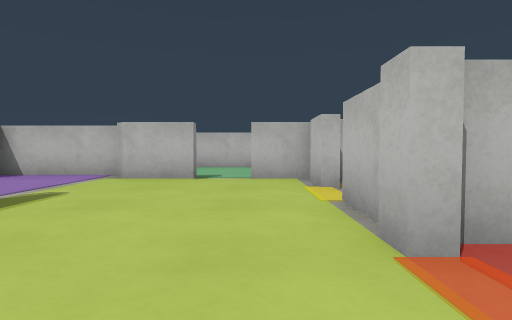
View 1 (above)

17 first-person views from a walk through a robot-simulator world made for Gazebo. The camera is 0.61 m above the floor, tilts 2° down and sees 80° across. The floor is counted in squares, 1 m on a side. Each view is taken from the middle of a square. On the plan, view 1 faces up. The plan holds only what a view shows up to about 9 squares ahead; the rest is blank.

View 2
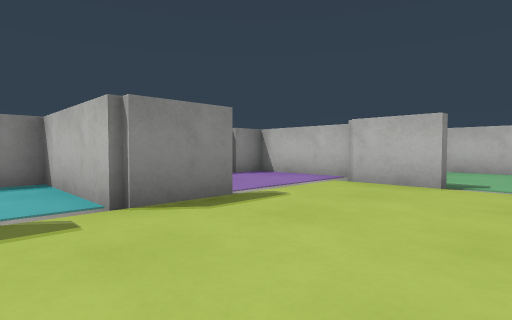

View 3
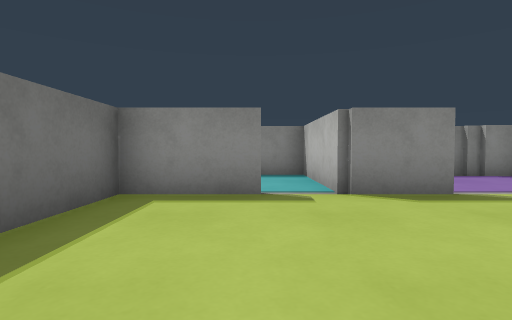

View 4
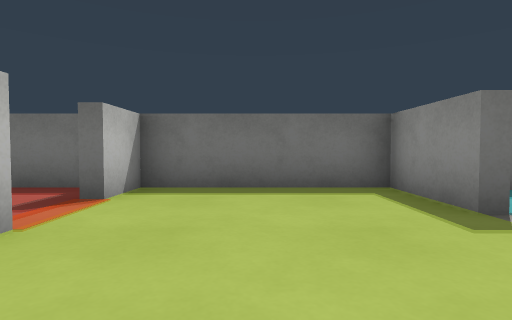

View 5
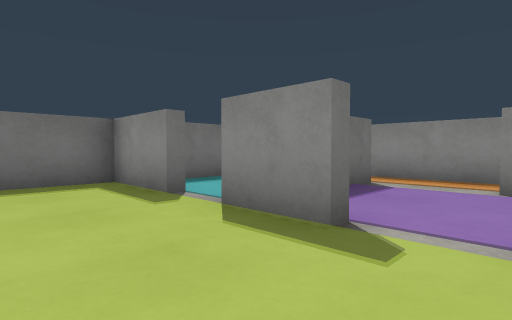

View 6
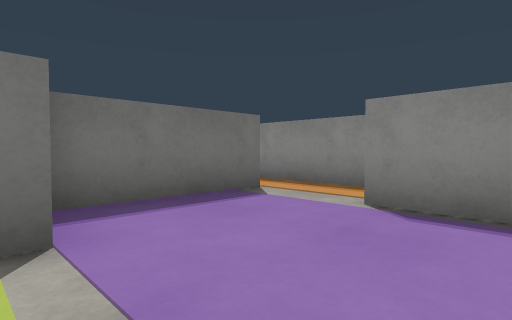

View 7
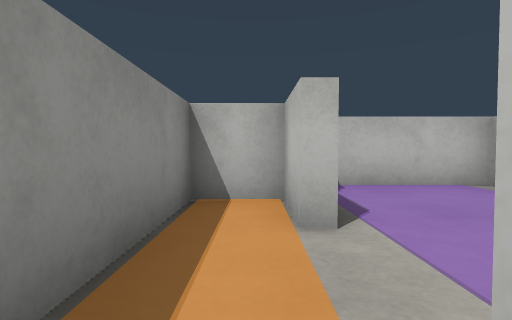

View 8
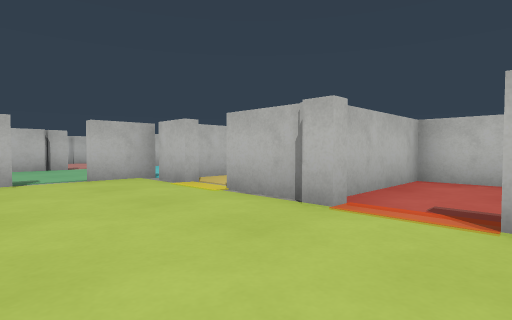

View 9
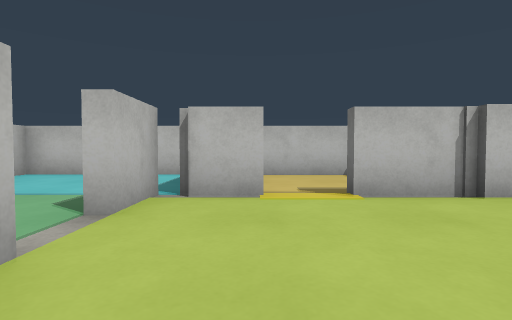

View 10
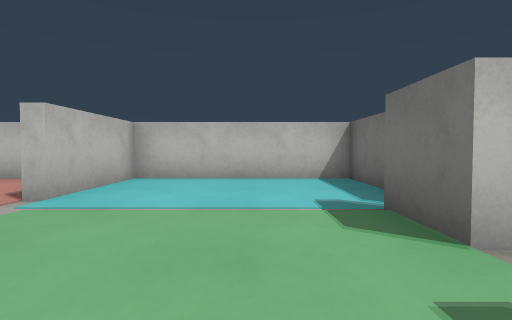

View 11
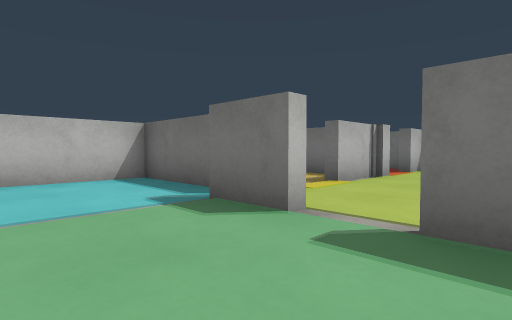

View 12
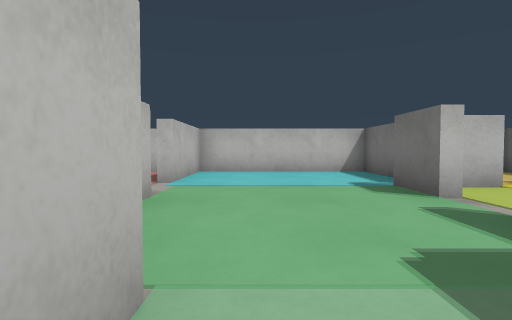

View 13
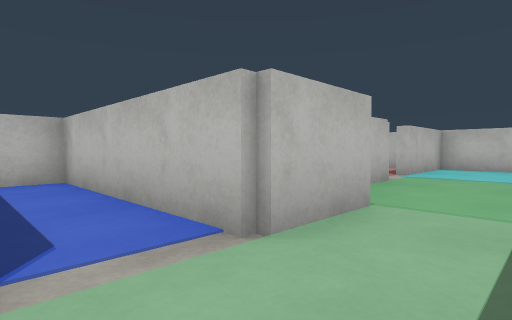

View 14
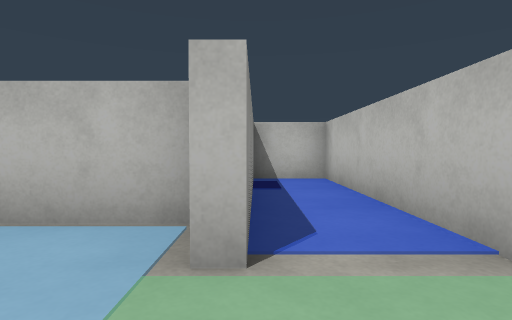

View 15
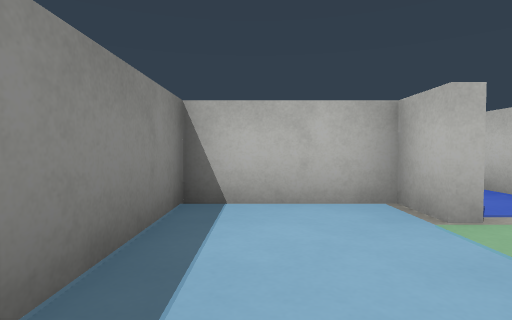

View 16
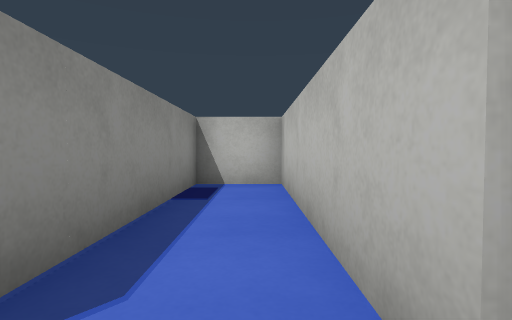

View 17
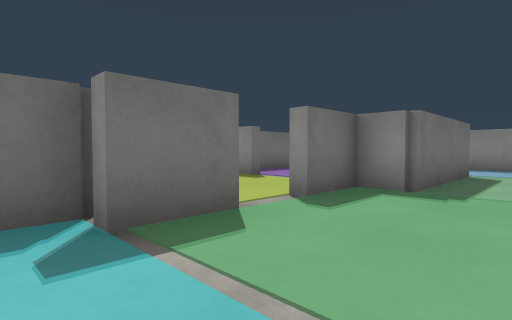

### Floor plan
Points are (right, up) in squares from view 1. A wall is a line through its corners. A room is listed if a view was taken in it or the views show most of it. See-through windows are left out.
Room 1 (views 1, 2, 4, 5, 6, 8, 9)
walls: (-3.2, 3.8) (-3.2, 2.2); (-1.3, 6.6) (-1.3, 6.3) (-3, 6.3); (1, 4.9) (1, 6.3); (-3.2, 1.1) (-3.2, -0.9) (0.8, -0.9) (0.8, 0.3); (-2.9, 7.3) (-6, 7.3) (-6, 5.9); (0.8, 1.7) (0.8, 2.1); (1, 1.9) (1, 3.8); (1.2, 6.3) (-0.1, 6.3); (-6.4, 6) (-6.4, 4.4); (-6.8, 2.5) (-3.6, 2.5)
ways out: opening at (1, 1) to room 2; opening at (-6, 3.5) to room 3; opening at (-1, 7) to room 4; opening at (1, 4) to room 7
Room 2 (view 3)
walls: (4.3, 0.6) (4.3, 1.9) (1, 1.9); (1.2, 1.7) (0.8, 1.7); (1.8, -0.9) (3, -0.9); (0.8, 0.3) (1.2, 0.3)
ways out: opening at (1, 1) to room 1
Room 3 (view 7)
walls: (-6.4, 4.4) (-6.6, 4.4) (-6.6, 5.7) (-7.8, 5.7) (-7.8, 1.2)
ways out: opening at (-6, 3.5) to room 1
Room 4 (views 10, 11, 12, 17)
walls: (0.6, 10.5) (-0.1, 10.5); (0, 10.3) (-2.2, 10.3); (-0.1, 6.3) (-0.1, 6.6) (1.2, 6.6) (1.2, 6.3); (1, 6) (4.3, 6) (4.3, 10.5) (1.6, 10.5); (-2.8, 9.4) (-4.5, 9.4); (-4.5, 7.6) (-2.7, 7.6) (-2.7, 6.6) (-1.3, 6.6)
ways out: opening at (-1, 7) to room 1; opening at (-3.5, 9) to room 6; opening at (1, 11)
Room 5 (views 13, 14, 15)
walls: (-6.3, 9.5) (-6.3, 10.5) (-8.8, 10.5) (-8.8, 7)
ways out: opening at (-6, 9) to room 6
Room 6 (view 16)
walls: (-4.5, 9.4) (-4.5, 14.3) (-6, 14.3) (-6, 9.6); (-6.2, 7.6) (-4.5, 7.6)
ways out: opening at (-3.5, 9) to room 4; opening at (-6, 9) to room 5
Room 7 (no view inside)
walls: (2.8, 5.7) (1.5, 5.7); (4.3, 2.8) (4.3, 4.9); (2.2, 2.2) (4.4, 2.2)
ways out: opening at (1, 4) to room 1

Where each view was taken, in squares from view 1:
view 1: 0 up, 0 right, facing up
view 2: 1 up, 0 right, facing up-left
view 3: 1 up, 1 right, facing left
view 4: 4 up, 1 left, facing down
view 5: 5 up, 1 left, facing down-left
view 6: 6 up, 3 left, facing down-left
view 7: 2 up, 7 left, facing up
view 8: 0 up, 2 left, facing up-right
view 9: 5 up, 3 left, facing right
view 10: 8 up, 2 left, facing right
view 11: 9 up, 2 left, facing down-right
view 12: 9 up, 4 left, facing right
view 13: 8 up, 6 left, facing up-right
view 14: 8 up, 6 left, facing up
view 15: 7 up, 8 left, facing up
view 16: 9 up, 5 left, facing up
view 17: 9 up, 2 right, facing down-left
